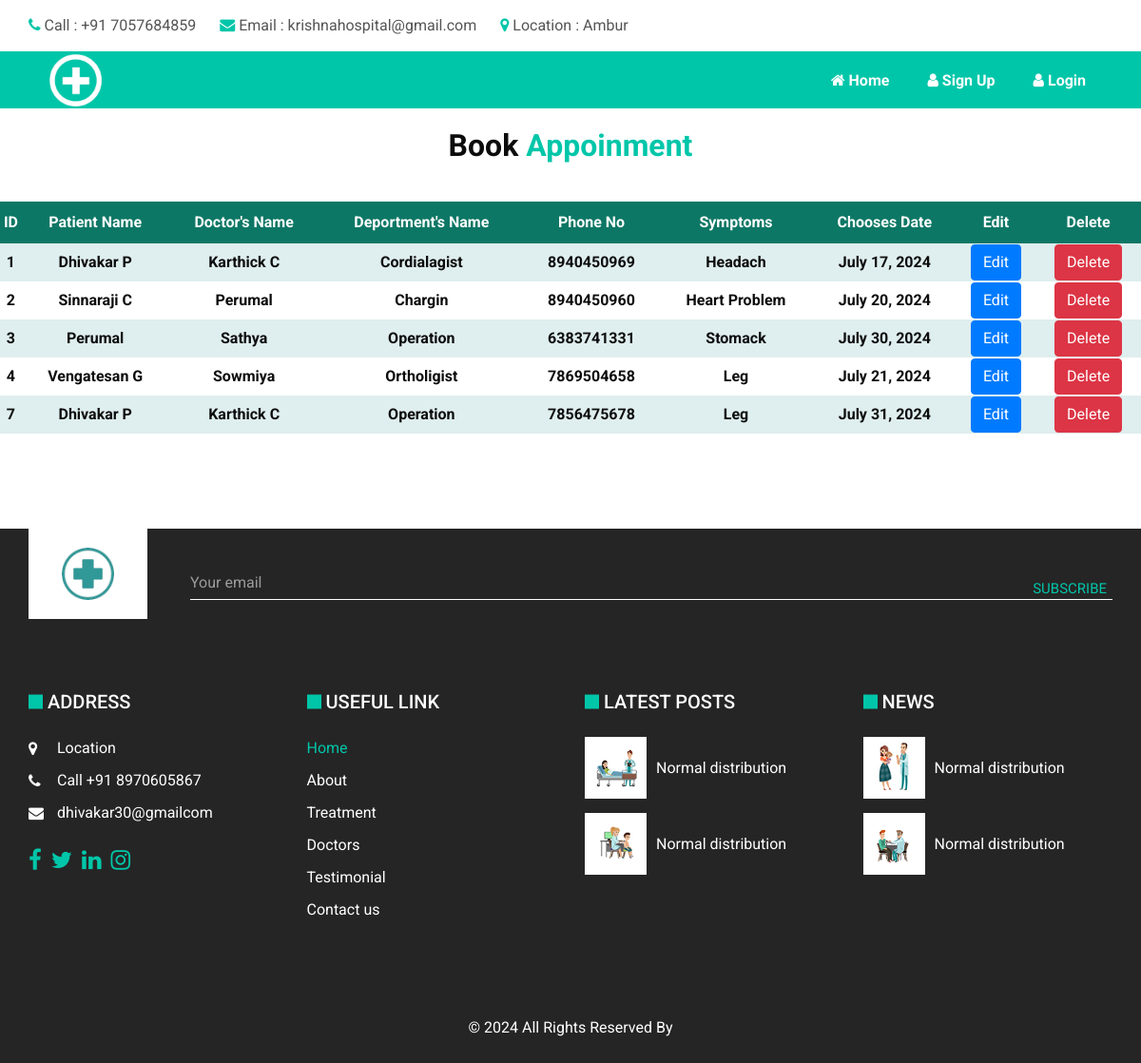
/apoinmentbookdetails/, run on the app's committed database.
### Myapps/models.py (models this page shows, shortened)
class Bookapoinment(models.Model):
    patient_name = models.CharField(max_length=100)
    doctor_name = models.CharField(max_length=100)
    department_name = models.CharField(max_length=100)
    phone_no = models.CharField(max_length=15)
    symptoms = models.CharField(max_length=250)
    choose_date_1 = models.DateField()

### Myapps/views.py (the view)
# urls.py: path('apoinmentbookdetails/',views.apoinmentbookdetails,name='apoinmentbookdetails'),
def apoinmentbookdetails(request):
    datas=Bookapoinment.objects.all()
    return render(request,'ApoinmentbookDetails/abook.html',{'datas':datas})

### Myapps/templates/ApoinmentbookDetails/abook.html (shortened to what this page needs)
{% extends 'Main/main.html' %}
{% load static %}
{% block content %}
<div class="tab" style="margin-bottom: 30px; margin-top: 20px;">
    <div class="heading_container heading_center">
        <h2 style="margin-bottom: 20px;">
            Book <span>Appoinment</span>
        </h2>
    </div>
    <div class="tab" style="margin-bottom: 100px; margin-top: 20px;">
        <table>
            <thead>
                <tr>
                    <th>ID</th>
                    <th>Patient Name</th>
                    <th>Doctor's Name</th>
                    <th>Deportment's Name</th>
                    <th>Phone No</th>
                    <th>Symptoms</th>
                    <th>Chooses Date</th>
                    <th>Edit</th>
                    <th>Delete</th>
                </tr>
            </thead>
            <tbody>
                {% for data in datas %}
                <tr>
                    <td>{{ data.id }}</td>
                    <td>{{ data.patient_name }}</td>
                    <td>{{ data.doctor_name }}</td>
                    <td>{{ data.department_name }}</td>
                    <td>{{ data.phone_no }}</td>
                    <td>{{ data.symptoms }}</td>
                    <td>{{ data.choose_date_1 }}</td>
                    <td><a href="{% url 'update' data.pk %}" class="btn btn-primary">Edit</a></td>
                    <td><a href="{% url 'delete' data.pk %}" class="btn btn-danger">Delete</a></td>
                </tr>
                {% endfor %}
            </tbody>
        </table>
    </div>
</div>
{% endblock content %}

### Myapps/templates/Main/main.html (shortened to what this page needs)
{%  load static %}
<!DOCTYPE html>
<html lang="en">
<head>
    <link rel="stylesheet" type="text/css" href="{%  static 'CSS/bootstrap.css' %}" />
  <link rel="stylesheet" type="text/css" href="https://cdnjs.cloudflare.com/ajax/libs/OwlCarousel2/2.3.4/assets/owl.carousel.min.css" />
  <link href="{%  static 'CSS/font-awesome.min.css' %}" rel="stylesheet" />
  <link rel="stylesheet" href="https://cdnjs.cloudflare.com/ajax/libs/jquery-nice-select/1.1.0/css/nice-select.min.css" />
  <link rel="stylesheet" href="https://cdnjs.cloudflare.com/ajax/libs/bootstrap-datepicker/1.3.0/css/datepicker.css">
  <link href="{%  static 'CSS/style1.css' %}" rel="stylesheet" />
  <link href="{%  static 'CSS/responsive.css' %}" rel="stylesheet" />
  <link href="{%  static 'CSS/rajesh.css' %}" rel="stylesheet" />
</head>
<body>
    {%  include 'incs/navbar.html' %}
    {%  block content %}
    {%  endblock content %}
    {%  include 'incs/footer.html' %}
</body>
</html>

### Myapps/templates/incs/navbar.html (shortened to what this page needs)
{% load static %}
  <header class="header_section">
    <div class="header_top">
      <div class="container">
        <div class="contact_nav">
          <a href="">
            <i class="fa fa-phone" aria-hidden="true"></i>
            <span>
              Call : +91 7057684859
            </span>
          </a>
          <a href="">
            <i class="fa fa-envelope" aria-hidden="true"></i>
            <span>
              Email : krishnahospital@gmail.com
            </span>
          </a>
          <a href="">
            <i class="fa fa-map-marker" aria-hidden="true"></i>
            <span>
              Location : Ambur
            </span>
          </a>
        </div>
      </div>
    </div>
    <div class="header_bottom" >
      <div class="container-fluid">
        <nav class="navbar navbar-expand-lg custom_nav-container " >
          {% if user.is_authenticated %}
          <a class="navbar-brand" href="{% url 'home' %}"><img src="{%  static 'IMGS/mlogos.png' %}" alt=""></a>
          <button class="navbar-toggler" type="button" data-toggle="collapse" data-target="#navbarSupportedContent"
            aria-controls="navbarSupportedContent" aria-expanded="false" aria-label="Toggle navigation">
            <span class=""> </span>
          </button>
          <div class="collapse navbar-collapse" id="navbarSupportedContent">
            <div class="d-flex mr-auto flex-column flex-lg-row align-items-center">
              <ul class="navbar-nav ">
                <li class="nav-item active"><a class="nav-link" href="{%  url 'home' %}">Home</a></li>
                <li class="nav-item"><a class="nav-link" href="{% url 'about' %}">About</a></li>
                <li class="nav-item"><a class="nav-link" href="{%  url 'treatment' %}">Treatment</a></li>
                <li class="nav-item"><a class="nav-link" href="{% url 'doctors' %}">Doctors</a></li>
                <li class="nav-item"><a class="nav-link" href="{%  url 'pationdetails' %}">AdPation</a></li>
                <li class="nav-item"><a class="nav-link" href="{%  url 'apoinmentbookdetails' %}">ABook</a></li>
                <li class="nav-item"><a class="nav-link" href="{%  url 'contact' %}">Contact Us</a></li>
              </ul>
            </div>
            <div class="quote_btn-container">
              <a class="nav-link" href=""><span class="mx-1"><i class="fa fa-user-circle"
                    aria-hidden="true"></i></span>{{ request.user }}</a>
              <a class="nav-link" href="{% url 'logout_page' %}"><span class="mx-1"><i class="fa fa-sign-in"
                    aria-hidden="true"></i></span></a>
            </div>
              {% else %}
              <div class="container">
                <div class="logoes">
                   <a class="navbar-brand" href="{% url 'dhashboard' %}"><img src="{%  static 'IMGS/mlogos.png' %}" alt=""></a></li>
                </div>
                <ul class="counters" >
                  <li><a href="{% url 'dhashboard' %}"><i class="fa fa-home mx-1" aria-hidden="true"></i><span>Home</span></a></li>
                  <li><a href="{%  url 'register' %}"><i class="fa fa-user mx-1" aria-hidden="true"></i><span>Sign Up</span></a></li>
                  <li><a href="{%  url 'login_page' %}"><i class="fa fa-user mx-1" aria-hidden="true"></i><span>Login</span></a></li>
                </ul>
              </div>
              {% endif %}
          </div>
      </div>
  </header>

### Myapps/templates/incs/footer.html
{%  load static %}
  <section class="info_section ">
    <div class="container">
      <div class="info_top">
        <div class="info_logo">
          <a href="">
            <img src="{%  static 'IMGS/name.png' %}" alt="">
          </a>
        </div>
        <div class="info_form">
          <form action="">
            <input type="email" placeholder="Your email">
            <button>
              Subscribe
            </button>
          </form>
        </div>
      </div>
      <div class="info_bottom layout_padding2">
        <div class="row info_main_row">
          <div class="col-md-6 col-lg-3">
            <h5>
              Address
            </h5>
            <div class="info_contact">
              <a href="">
                <i class="fa fa-map-marker" aria-hidden="true"></i>
                <span>
                  Location
                </span>
              </a>
              <a href="">
                <i class="fa fa-phone" aria-hidden="true"></i>
                <span>
                  Call +91 8970605867
                </span>
              </a>
              <a href="">
                <i class="fa fa-envelope"></i>
                <span>
                  dhivakar30@gmailcom
                </span>
              </a>
            </div>
            <div class="social_box">
              <a href="">
                <i class="fa fa-facebook" aria-hidden="true"></i>
              </a>
              <a href="">
                <i class="fa fa-twitter" aria-hidden="true"></i>
              </a>
              <a href="">
                <i class="fa fa-linkedin" aria-hidden="true"></i>
              </a>
              <a href="">
                <i class="fa fa-instagram" aria-hidden="true"></i>
              </a>
            </div>
          </div>
          <div class="col-md-6 col-lg-3">
            <div class="info_links">
              <h5>
                Useful link
              </h5>
              <div class="info_links_menu">
                <a class="active" href="index.html">
                  Home
                </a>
                <a href="about.html">
                  About
                </a>
                <a href="treatment.html">
                  Treatment
                </a>
                <a href="doctor.html">
                  Doctors
                </a>
                <a href="testimonial.html">
                  Testimonial
                </a>
                <a href="contact.html">
                  Contact us
                </a>
              </div>
            </div>
          </div>
          <div class="col-md-6 col-lg-3">
            <div class="info_post">
              <h5>
                LATEST POSTS
              </h5>
              <div class="post_box">
                <div class="img-box">
                  <img src="{%  static 'IMGS/post1.jpg' %}" alt="">
                </div>
                <p>
                  Normal
                  distribution
                </p>
              </div>
              <div class="post_box">
                <div class="img-box">
                  <img src="{%  static 'IMGS/post2.jpg' %}" alt="">
                </div>
                <p>
                  Normal
                  distribution
                </p>
              </div>
            </div>
          </div>
          <div class="col-md-6 col-lg-3">
            <div class="info_post">
              <h5>
                News
              </h5>
              <div class="post_box">
                <div class="img-box">
                  <img src="{%  static 'IMGS/post3.jpg' %}" alt="">
                </div>
                <p>
                  Normal
                  distribution
                </p>
              </div>
              <div class="post_box">
                <div class="img-box">
                  <img src="{%  static 'IMGS/post4.png' %}" alt="">
                </div>
                <p>
                  Normal
                  distribution
                </p>
              </div>
            </div>
          </div>
        </div>
      </div>
    </div>
  </section>
  <footer class="footer_section">
    <div class="container">
      <p>
        &copy; <span id="displayYear"></span> All Rights Reserved By
      </p>
    </div>
  </footer>

### static/CSS/responsive.css (style rules this page uses)
@media (min-width: 1200px) { .container { max-width: 1170px; } }

### static/CSS/rajesh.css (style rules this page uses)
table { width: 100%; table-layout: auto; }
table th { text-align: center; padding: 10px 0px; background: rgb(13, 119, 101) !important; color: white !important; font-weight: bold; }
table tr { margin-top: 10px; }
table td { text-align: center; font-weight:bolder !important; }
tr:nth-child(odd) { background-color: #dfeeee; }
.counters { list-style-type: none; display: flex; margin-top: 18px; }
.counters li { padding: 1px 18px; }
.counters li a { color: white !important; font-weight: bold; }

### data on the page
Bookapoinment: id "1", patient_name "Dhivakar P", doctor_name "Karthick C", department_name "Cordialagist", phone_no "8940450969", symptoms "Headach", choose_date_1 "July 17, 2024"
Bookapoinment: id "2", patient_name "Sinnaraji C", doctor_name "Perumal", department_name "Chargin", phone_no "8940450960", symptoms "Heart Problem", choose_date_1 "July 20, 2024"
Bookapoinment: id "3", patient_name "Perumal", doctor_name "Sathya", department_name "Operation", phone_no "6383741331", symptoms "Stomack", choose_date_1 "July 30, 2024"
Bookapoinment: id "4", patient_name "Vengatesan G", doctor_name "Sowmiya", department_name "Ortholigist", phone_no "7869504658", symptoms "Leg", choose_date_1 "July 21, 2024"
Bookapoinment: id "7", patient_name "Dhivakar P", doctor_name "Karthick C", department_name "Operation", phone_no "7856475678", symptoms "Leg", choose_date_1 "July 31, 2024"
